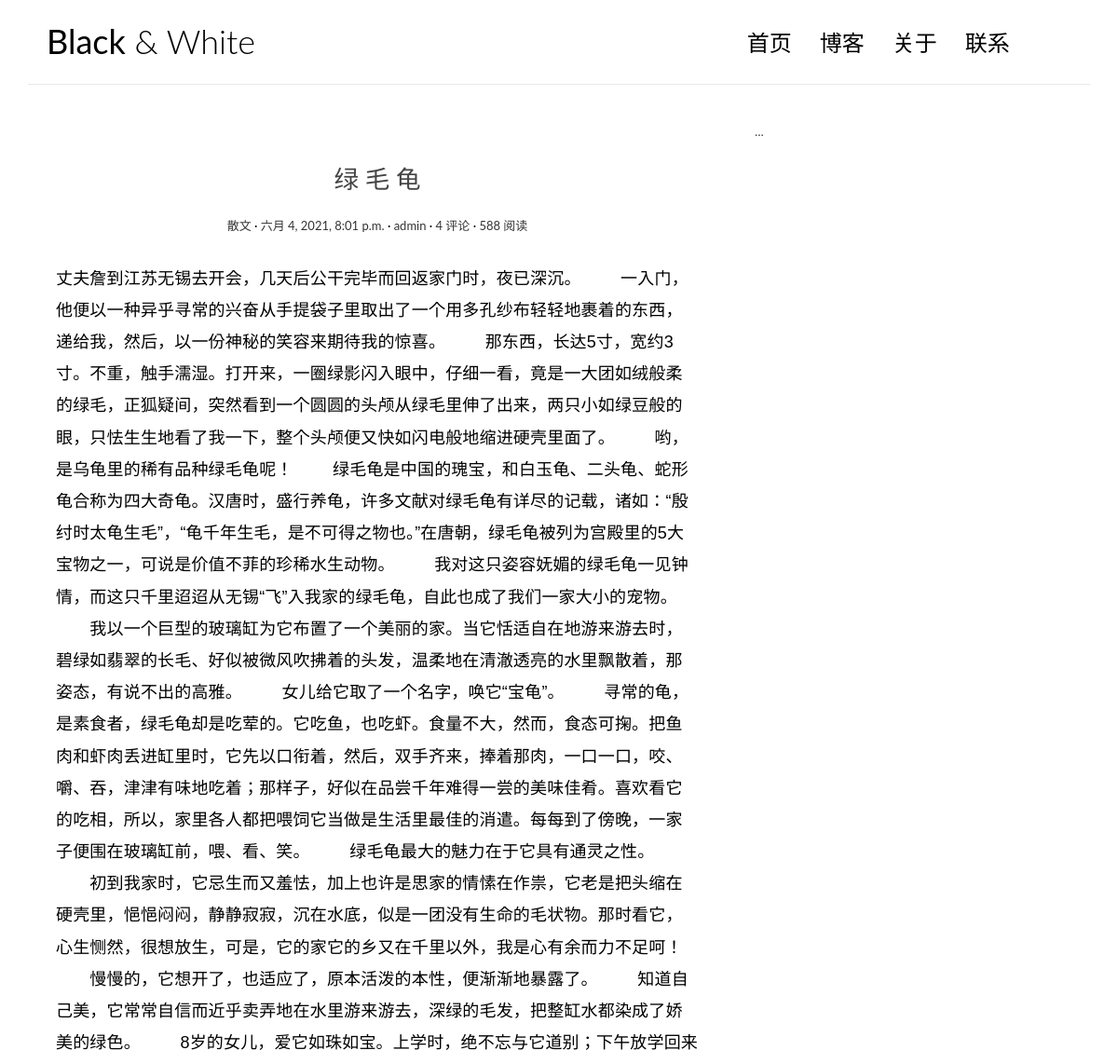
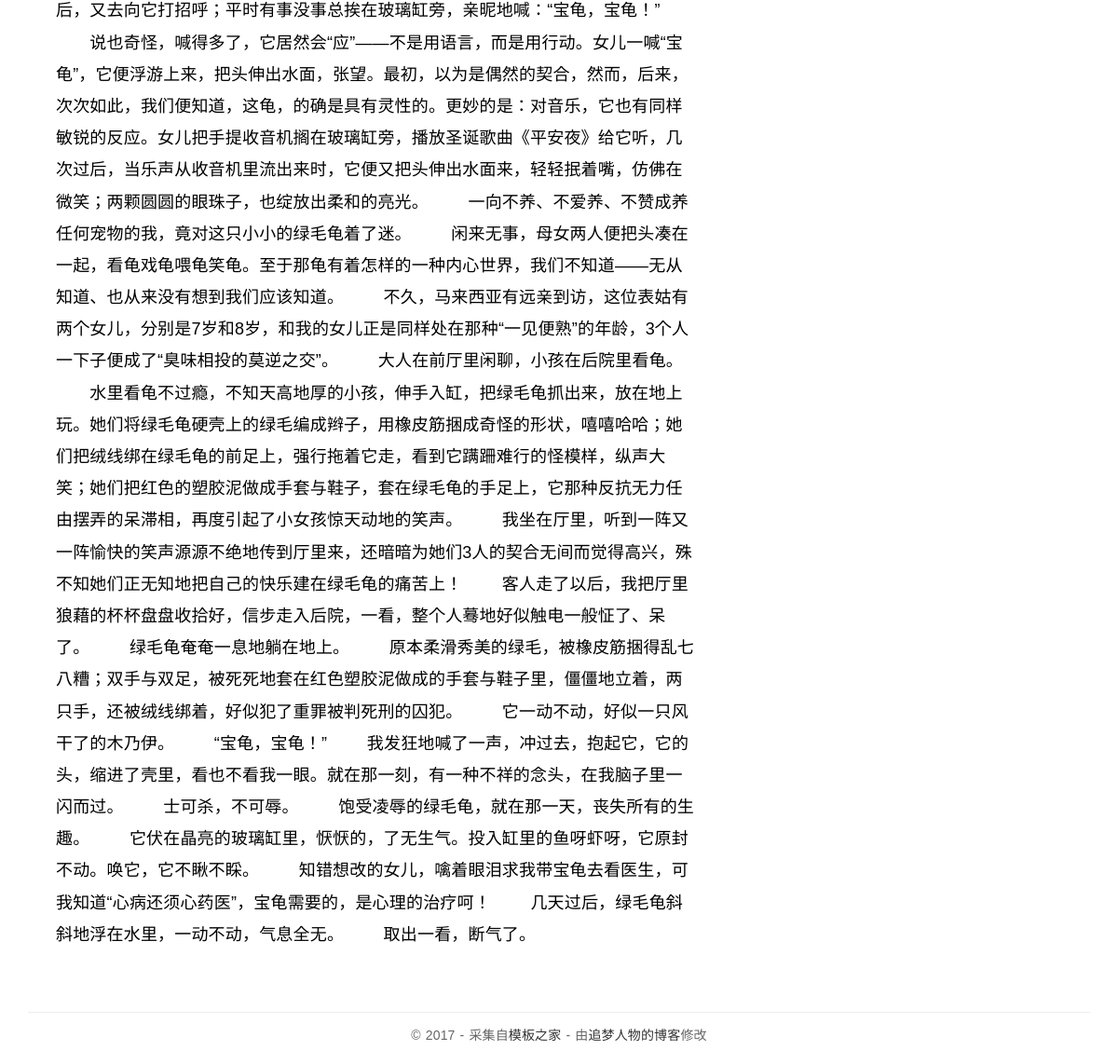
Page /posts/2/ on the committed database (2 pictures, top to bottom).
### blog/models.py (models this page shows, shortened)
class Post(models.Model):
    title = models.CharField('标题', max_length=70)
    body = models.TextField('正文')
    created_time = models.DateTimeField('创建时间')
    modified_time = models.DateTimeField('修改时间')
    excerpt = models.CharField('摘要', max_length=200, blank=True)
    category = models.ForeignKey(Category, verbose_name='分类', on_delete=models.CASCADE)
    tags = models.ManyToManyField(Tag, verbose_name='标签', blank=True)
    author = models.ForeignKey(User, verbose_name='作者', on_delete=models.CASCADE)
    class Meta:
        verbose_name = '文章'
        verbose_name_plural = verbose_name

class Category(models.Model):
    name = models.CharField(max_length=100)
    class Meta:
        verbose_name = '分类'
        verbose_name_plural = verbose_name

### blog/views.py (the view)
# urls.py: path('posts/<int:pk>/', views.detail, name='detail'),
def detail(request, pk):
    post = get_object_or_404(Post, pk=pk)
    md = markdown.Markdown(extensions=[
        'markdown.extensions.extra',
        'markdown.extensions.codehilite',
        'markdown.extensions.toc',
        TocExtension(slugify=slugify),
    ])
    post.body = md.convert(post.body)
    m = re.search(r'<div class="toc">\s*<ul>(.*)</ul>\s*</div>', md.toc, re.S)
    post.toc = m.group(1) if m is not None else ''
    return render(request, 'blog/detail.html', context={'post': post})

### templates/blog/detail.html (shortened to what this page needs)
{% extends 'base.html' %}
{% block main %}
<article class="post post-{{ post.pk }}">
  <header class="entry-header">
    <h1 class="entry-title">{{ post.title }}</h1>
    <div class="entry-meta">
      <span class="post-category"><a href="#">{{ post.category.name }}</a></span>
      <span class="post-date"><a href="#"><time class="entry-date"
                                                datetime="{{ post.created_time }}">{{ post.created_time }}</time></a></span>
      <span class="post-author"><a href="#">{{ post.author }}</a></span>
      <span class="comments-link"><a href="#">4 评论</a></span>
      <span class="views-count"><a href="#">588 阅读</a></span>
    </div>
  </header>
  <div class="entry-content clearfix">
    {{ post.body|safe }}
  </div>
</article>
{% endblock main %}

### blog/static/blog/css/custom.css (style rules this page uses)
* { outline: none; }
h1, h2, h3, h4, h5, h6 { margin-top: 0; }
a { color: #333; }
body { color: #444; font-family: 'Lato', sans-serif; }
p { font-family: 'Ubuntu', sans-serif; font-weight: 400; word-spacing: 1px; letter-spacing: 0.01em; }
.post { background: #fff; padding: 30px 30px 0; }
.entry-title { text-align: center; font-size: 1.9em; margin-bottom: 20px; line-height: 1.6; padding: 10px 20px 0; }
.entry-meta { text-align: center; color: #DDDDDD; font-size: 13px; margin-bottom: 30px; }
.entry-content { font-size: 18px; line-height: 1.9; font-weight: 300; color: #000; }
.post-category::after, .post-date::after, .post-author::after, .comments-link::after { content: ' ·'; color: #000; }

### rows in the picture
Post: title "绿 毛 龟", category.name "散文", created_time "六月 4, 2021, 8:01 p.m.", author "admin", body "丈夫詹到江苏无锡去开会，几天后公干完毕而回返家门时，夜已深沉。 一入门，他便以一种异乎寻常的兴奋从手提袋子里取出了一个用多孔纱布轻轻地裹着的东西，递给我，然后，以一份神秘的笑容来期待我的惊喜。 那东西，长达5寸，宽约3寸。不重，触手濡湿。打开来，一圈绿影闪入眼中，仔细一看，竟是一大团如绒般柔的绿毛，正狐疑间，突然看到一个圆圆的头颅从绿毛里伸了出来，两只小如绿豆般的眼，只怯生生地看了我一下，整个头颅便又快如闪电般地缩进硬壳里面了。 哟，是乌龟里的稀有品种绿毛龟呢！ 绿毛龟是中国的瑰宝，和白玉龟、二头龟、蛇形龟合称为四大奇龟。汉唐时，盛行养龟，许多文献对绿毛龟有详尽的记载，诸如：“殷纣时太龟生毛”，“龟千年生毛，是不可得之物也。”在唐朝，绿毛龟被列为宫殿里的5大宝物之一，可说是价值不菲的珍稀水生动物。 我对这只姿容妩媚的绿毛龟一见钟情，而这只千里迢迢从无锡“飞”入我家的绿毛龟，自此也成了我们一家大小的宠物。 我以一个巨型的玻璃缸为它布置了一个美丽的家。当它恬适自在地游来游去时，碧绿如翡翠的长毛、好似被微风吹拂着的头发，温柔地在清澈透亮的水里飘散着，那姿态，有说不出的高雅。 女儿给它取了一个名字，唤它“宝龟”。 寻常的龟，是素食者，绿毛龟却是吃荤的。它吃鱼，也吃虾。食量不大，然而，食态可掬。把鱼肉和虾肉丢进缸里时，它先以口衔着，然后，双手齐来，捧着那肉，一口一口，咬、嚼、吞，津津有味地吃着；那样子，好似在品尝千年难得一尝的美味佳肴。喜欢看它的吃相，所以，家里各人都把喂饲它当做是生活里最佳的消遣。每每到了傍晚，一家子便围在玻璃缸前，喂、看、笑。 绿毛龟最大的魅力在于它具有通灵之性。…"
